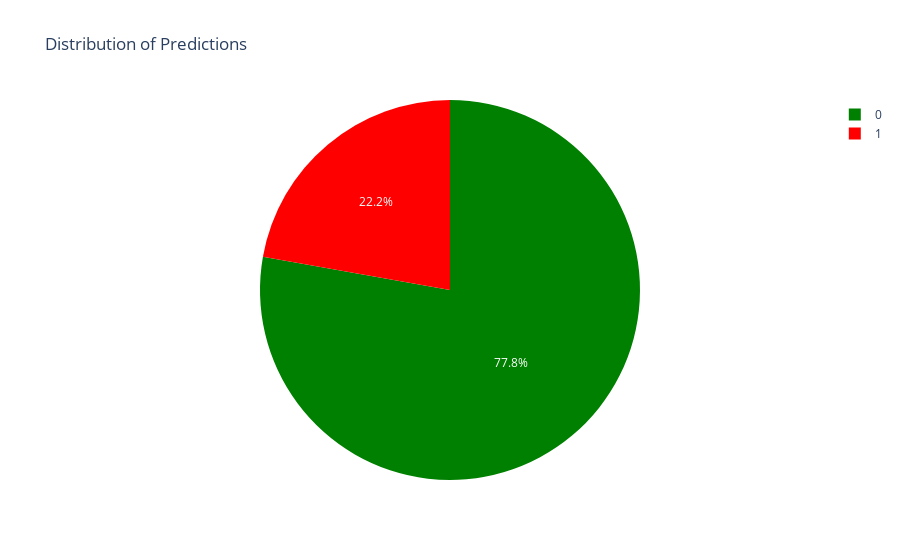

Write notebook code for a chart like this one.
### Markdown cell above
### Ok, bye

### Code cell
final_results["Predictions"].value_counts()
target_instance = final_results["Predictions"].value_counts().to_frame()
target_instance = target_instance.reset_index()
target_instance = target_instance.rename(columns={'index': 'Category'})
fig = px.pie(target_instance, values='Predictions', names='Category', color_discrete_sequence=["green", "red"],
             title='Distribution of Predictions')
fig.show()

### Figure 1 — Plotly figure (JSON) as saved in the notebook; plotly's stock layout.template omitted (floating-point values rounded to 4 significant figures)
{"data": [{"domain": {"x": [0, 1], "y": [0, 1]}, "hovertemplate": "Category=%{label}<br>Predictions=%{value}<extra></extra>", "labels": [0, 1], "legendgroup": "", "name": "", "showlegend": true, "type": "pie", "values": [1370, 391]}], "layout": {"legend": {"tracegroupgap": 0}, "piecolorway": ["green", "red"], "title": {"text": "Distribution of Predictions"}}}
